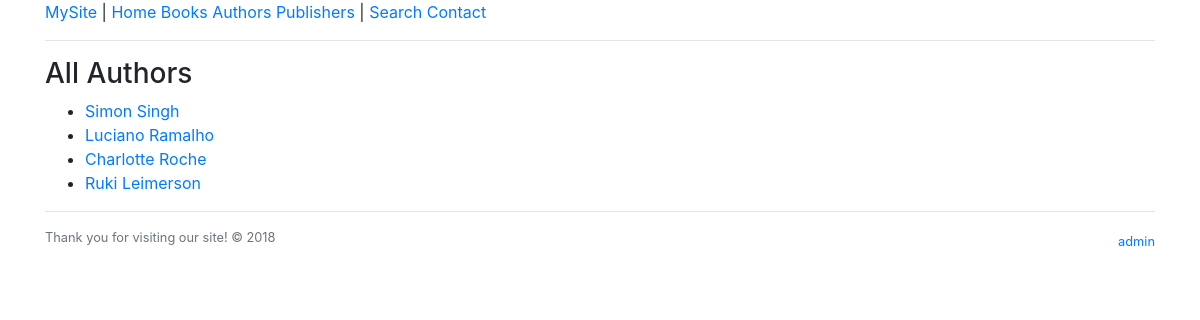
The app's page /books/author with its own data.
### books/models.py (models this page shows, shortened)
class Author(models.Model):
    salutation = models.CharField(max_length=10)
    first_name = models.CharField(max_length=30)
    last_name = models.CharField(max_length=40)
    email = models.EmailField()
    photo = models.ImageField(upload_to="tmp/")
    def full_name(self):
        return f"{self.first_name} {self.last_name}"

### books/views.py (the view)
# urls.py: path("author", views.list_authors, name="author_list"),
def list_authors(request):
    authors = Author.objects.all()
    return render(request, "books/list_authors.html", {"authors": authors})

### templates/books/list_authors.html (shortened to what this page needs)
{% extends "books/base.html" %}
{% block content %}
  <h3>All Authors</h3>
  <ul>
  {% for author in authors %}
    <li><a href="{% url 'books:author_details' author.id %}">{{ author.full_name }}</a></li>
  {% endfor %}
  </ul>
{% endblock %}

### records on screen
Author: full_name "Simon Singh"
Author: full_name "Luciano Ramalho"
Author: full_name "Charlotte Roche"
Author: full_name "Ruki Leimerson"
